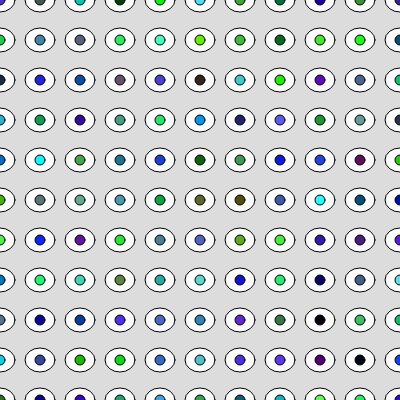
Frame 1 (no input)
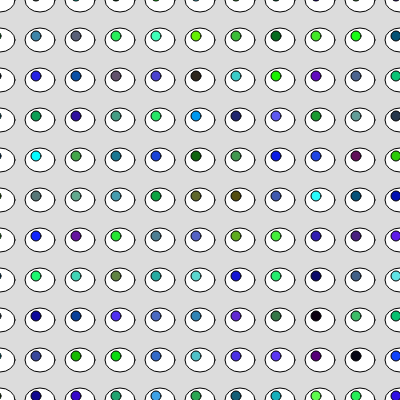
Frame 60 (no input)
Frame 120 (the mouse pressed at the canvas centre since frame 60): identical to frame 1, image omitted

The p5.js sketch that drew these frames (run headless with seeded random() and noise() and a simulated clock; from frame 60 on, the mouse is pressed at the canvas centre):

// p5.js sketch
// ── sketch.js
let width = 400
let height = 400

let eyeballList = [];

function setup() {
  createCanvas(height, width);
  for (let i = 0; i <= width; i+=40) {
    for (let ii = 0; ii <= height; ii+=40) {
      let eyeball = new Eye(i, ii);
      eyeballList.push(eyeball)
    }
  }
}

function draw() {
  background(220);
  eyeballList.forEach(eyeball => {
    eyeball.draw();
    // eyeball.wiggle();
    eyeball.follow();
  });
  // noLoop();
}

function randomFill(){
  r = random(100);
  g = random(255);
  b = random(255);
  return { r, g, b, a: 200}
}

class Eye {
  constructor(x, y){
    this.x = x;
    this.y = y;
    this.centerX = x;
    this.centerY = y;
    this.color = randomFill();
  }

  wiggle(){
    this.x = this.x + random(-1.5, 1.5);
    if (this.x > this.centerX + 4){ this.x = this.centerX + 4 }
    if (this.x < this.centerX - 4){ this.x = this.centerX - 4 }
    this.y = this.y + random(-1.5, 1.5);
    if (this.y > this.centerY + 4){ this.y = this.centerY + 4 }
    if (this.y < this.centerY - 4){ this.y = this.centerY - 4 }
  }

  draw(){
    fill('white')
    ellipse(this.centerX, this.centerY, 30, 24);
    fill(this.color.r, this.color.g, this.color.b);
    circle(this.x , this.y, 10);
  }

  follow(){
    this.x = map(mouseX, 0, width, this.centerX - 4, this.centerX + 4, true);
    this.y = map(mouseY, 0, width, this.centerY - 4, this.centerY + 4, true);
  }
}
